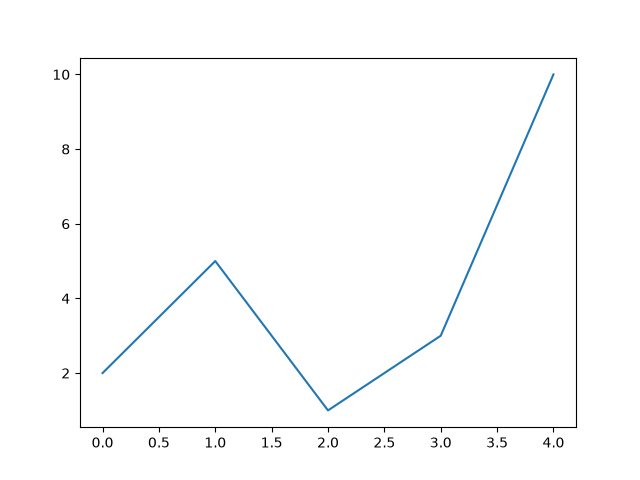

Recreate this plot in Python.
# Plotting with default values
# If we do not specify the points on the x-axis, they will get the default values 0, 1, 2, 3 etc., depending on the length of the y-points.

import matplotlib.pyplot as plt

y = [2, 5, 1, 3, 10]

plt.plot(y)

plt.show()
